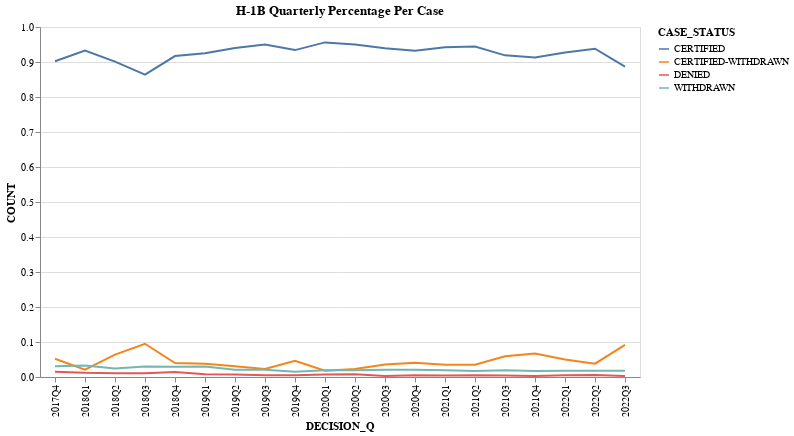

Notebook cell for this chart:
### Markdown cell above
To dig the data even more detail, let's see the data quarterly.

### Code cell
df['DECISION_Q'] = pd.PeriodIndex(df['DECISION_DATE'], freq='Q')

# count number of cases per status per quarter
quarterly_count = df.groupby([df['DECISION_Q'], 'CASE_STATUS']).agg(COUNT=('CASE_STATUS', 'count'))

# get the percentage of count per quarter
quarterly_perc = quarterly_count.groupby(level=0).apply(lambda x: x*100/x.sum()/100).round(3).astype(str)
quarterly_perc = quarterly_perc.reset_index()

# change the data type of quarter column
quarterly_perc['DECISION_Q'] = quarterly_perc['DECISION_Q'].astype(str)

# show percentage of each case status throughout each quarter in the last five years
alt.Chart(quarterly_perc, title='H-1B Quarterly Percentage Per Case').mark_line().encode(
    x='DECISION_Q:O',
    y='COUNT:Q',
    color='CASE_STATUS:N',
).properties(
    width=600,
    height=350
).interactive()

### Figure 1 — Vega-Lite specification as saved in the notebook (floating-point values rounded to 4 significant figures)
{"config": {"view": {"continuousWidth": 400, "continuousHeight": 300}}, "data": {"name": "data-6a2d4fd2f0c8e2fa2cbebbb899dd53ff"}, "mark": "line", "encoding": {"color": {"field": "CASE_STATUS", "type": "nominal"}, "x": {"field": "DECISION_Q", "type": "ordinal"}, "y": {"field": "COUNT", "type": "quantitative"}}, "height": 350, "selection": {"selector001": {"type": "interval", "bind": "scales", "encodings": ["x", "y"]}}, "title": "H-1B Quarterly Percentage Per Case", "width": 600, "$schema": "https://vega.github.io/schema/vega-lite/v4.17.0.json", "datasets": {"data-6a2d4fd2f0c8e2fa2cbebbb899dd53ff": [{"DECISION_Q": "2017Q4", "CASE_STATUS": "CERTIFIED", "COUNT": "0.902"}, {"DECISION_Q": "2017Q4", "CASE_STATUS": "CERTIFIED-WITHDRAWN", "COUNT": "0.052"}, {"DECISION_Q": "2017Q4", "CASE_STATUS": "DENIED", "COUNT": "0.015"}, {"DECISION_Q": "2017Q4", "CASE_STATUS": "WITHDRAWN", "COUNT": "0.031"}, {"DECISION_Q": "2018Q1", "CASE_STATUS": "CERTIFIED", "COUNT": "0.933"}, {"DECISION_Q": "2018Q1", "CASE_STATUS": "CERTIFIED-WITHDRAWN", "COUNT": "0.021"}, {"DECISION_Q": "2018Q1", "CASE_STATUS": "DENIED", "COUNT": "0.012"}, {"DECISION_Q": "2018Q1", "CASE_STATUS": "WITHDRAWN", "COUNT": "0.033"}, {"DECISION_Q": "2018Q2", "CASE_STATUS": "CERTIFIED", "COUNT": "0.901"}, {"DECISION_Q": "2018Q2", "CASE_STATUS": "CERTIFIED-WITHDRAWN", "COUNT": "0.064"}, {"DECISION_Q": "2018Q2", "CASE_STATUS": "DENIED", "COUNT": "0.011"}, {"DECISION_Q": "2018Q2", "CASE_STATUS": "WITHDRAWN", "COUNT": "0.024"}, {"DECISION_Q": "2018Q3", "CASE_STATUS": "CERTIFIED", "COUNT": "0.864"}, {"DECISION_Q": "2018Q3", "CASE_STATUS": "CERTIFIED-WITHDRAWN", "COUNT": "0.095"}, {"DECISION_Q": "2018Q3", "CASE_STATUS": "DENIED", "COUNT": "0.011"}, {"DECISION_Q": "2018Q3", "CASE_STATUS": "WITHDRAWN", "COUNT": "0.03"}, {"DECISION_Q": "2018Q4", "CASE_STATUS": "CERTIFIED", "COUNT": "0.917"}, {"DECISION_Q": "2018Q4", "CASE_STATUS": "CERTIFIED-WITHDRAWN", "COUNT": "0.04"}, {"DECISION_Q": "2018Q4", "CASE_STATUS": "DENIED", "COUNT": "0.014"}, {"DECISION_Q": "2018Q4", "CASE_STATUS": "WITHDRAWN", "COUNT": "0.029"}, {"DECISION_Q": "2019Q1", "CASE_STATUS": "CERTIFIED", "COUNT": "0.925"}, {"DECISION_Q": "2019Q1", "CASE_STATUS": "CERTIFIED-WITHDRAWN", "COUNT": "0.038"}, {"DECISION_Q": "2019Q1", "CASE_STATUS": "DENIED", "COUNT": "0.008"}, {"DECISION_Q": "2019Q1", "CASE_STATUS": "WITHDRAWN", "COUNT": "0.03"}, {"DECISION_Q": "2019Q2", "CASE_STATUS": "CERTIFIED", "COUNT": "0.94"}, {"DECISION_Q": "2019Q2", "CASE_STATUS": "CERTIFIED-WITHDRAWN", "COUNT": "0.031"}, {"DECISION_Q": "2019Q2", "CASE_STATUS": "DENIED", "COUNT": "0.007"}, {"DECISION_Q": "2019Q2", "CASE_STATUS": "WITHDRAWN", "COUNT": "0.021"}, {"DECISION_Q": "2019Q3", "CASE_STATUS": "CERTIFIED", "COUNT": "0.95"}, {"DECISION_Q": "2019Q3", "CASE_STATUS": "CERTIFIED-WITHDRAWN", "COUNT": "0.023"}, {"DECISION_Q": "2019Q3", "CASE_STATUS": "DENIED", "COUNT": "0.005"}, {"DECISION_Q": "2019Q3", "CASE_STATUS": "WITHDRAWN", "COUNT": "0.021"}, {"DECISION_Q": "2019Q4", "CASE_STATUS": "CERTIFIED", "COUNT": "0.934"}, {"DECISION_Q": "2019Q4", "CASE_STATUS": "CERTIFIED-WITHDRAWN", "COUNT": "0.046"}, {"DECISION_Q": "2019Q4", "CASE_STATUS": "DENIED", "COUNT": "0.005"}, {"DECISION_Q": "2019Q4", "CASE_STATUS": "WITHDRAWN", "COUNT": "0.015"}, {"DECISION_Q": "2020Q1", "CASE_STATUS": "CERTIFIED", "COUNT": "0.956"}, {"DECISION_Q": "2020Q1", "CASE_STATUS": "CERTIFIED-WITHDRAWN", "COUNT": "0.018"}, {"DECISION_Q": "2020Q1", "CASE_STATUS": "DENIED", "COUNT": "0.007"}, {"DECISION_Q": "2020Q1", "CASE_STATUS": "WITHDRAWN", "COUNT": "0.019"}, {"DECISION_Q": "2020Q2", "CASE_STATUS": "CERTIFIED", "COUNT": "0.95"}, {"DECISION_Q": "2020Q2", "CASE_STATUS": "CERTIFIED-WITHDRAWN", "COUNT": "0.023"}, {"DECISION_Q": "2020Q2", "CASE_STATUS": "DENIED", "COUNT": "0.008"}, {"DECISION_Q": "2020Q2", "CASE_STATUS": "WITHDRAWN", "COUNT": "0.019"}, {"DECISION_Q": "2020Q3", "CASE_STATUS": "CERTIFIED", "COUNT": "0.939"}, {"DECISION_Q": "2020Q3", "CASE_STATUS": "CERTIFIED-WITHDRAWN", "COUNT": "0.036"}, {"DECISION_Q": "2020Q3", "CASE_STATUS": "DENIED", "COUNT": "0.003"}, {"DECISION_Q": "2020Q3", "CASE_STATUS": "WITHDRAWN", "COUNT": "0.021"}, {"DECISION_Q": "2020Q4", "CASE_STATUS": "CERTIFIED", "COUNT": "0.932"}, {"DECISION_Q": "2020Q4", "CASE_STATUS": "CERTIFIED-WITHDRAWN", "COUNT": "0.041"}, {"DECISION_Q": "2020Q4", "CASE_STATUS": "DENIED", "COUNT": "0.005"}, {"DECISION_Q": "2020Q4", "CASE_STATUS": "WITHDRAWN", "COUNT": "0.021"}, {"DECISION_Q": "2021Q1", "CASE_STATUS": "CERTIFIED", "COUNT": "0.942"}, {"DECISION_Q": "2021Q1", "CASE_STATUS": "CERTIFIED-WITHDRAWN", "COUNT": "0.035"}, {"DECISION_Q": "2021Q1", "CASE_STATUS": "DENIED", "COUNT": "0.004"}, {"DECISION_Q": "2021Q1", "CASE_STATUS": "WITHDRAWN", "COUNT": "0.019"}, {"DECISION_Q": "2021Q2", "CASE_STATUS": "CERTIFIED", "COUNT": "0.944"}, {"DECISION_Q": "2021Q2", "CASE_STATUS": "CERTIFIED-WITHDRAWN", "COUNT": "0.035"}, {"DECISION_Q": "2021Q2", "CASE_STATUS": "DENIED", "COUNT": "0.005"}, {"DECISION_Q": "2021Q2", "CASE_STATUS": "WITHDRAWN", "COUNT": "0.017"}, {"DECISION_Q": "2021Q3", "CASE_STATUS": "CERTIFIED", "COUNT": "0.919"}, {"DECISION_Q": "2021Q3", "CASE_STATUS": "CERTIFIED-WITHDRAWN", "COUNT": "0.059"}, {"DECISION_Q": "2021Q3", "CASE_STATUS": "DENIED", "COUNT": "0.004"}, {"DECISION_Q": "2021Q3", "CASE_STATUS": "WITHDRAWN", "COUNT": "0.019"}, {"DECISION_Q": "2021Q4", "CASE_STATUS": "CERTIFIED", "COUNT": "0.913"}, {"DECISION_Q": "2021Q4", "CASE_STATUS": "CERTIFIED-WITHDRAWN", "COUNT": "0.067"}, {"DECISION_Q": "2021Q4", "CASE_STATUS": "DENIED", "COUNT": "0.003"}, {"DECISION_Q": "2021Q4", "CASE_STATUS": "WITHDRAWN", "COUNT": "0.017"}, {"DECISION_Q": "2022Q1", "CASE_STATUS": "CERTIFIED", "COUNT": "0.927"}, {"DECISION_Q": "2022Q1", "CASE_STATUS": "CERTIFIED-WITHDRAWN", "COUNT": "0.05"}, {"DECISION_Q": "2022Q1", "CASE_STATUS": "DENIED", "COUNT": "0.005"}, {"DECISION_Q": "2022Q1", "CASE_STATUS": "WITHDRAWN", "COUNT": "0.018"}, {"DECISION_Q": "2022Q2", "CASE_STATUS": "CERTIFIED", "COUNT": "0.938"}, {"DECISION_Q": "2022Q2", "CASE_STATUS": "CERTIFIED-WITHDRAWN", "COUNT": "0.038"}, {"DECISION_Q": "2022Q2", "CASE_STATUS": "DENIED", "COUNT": "0.006"}, {"DECISION_Q": "2022Q2", "CASE_STATUS": "WITHDRAWN", "COUNT": "0.018"}, {"DECISION_Q": "2022Q3", "CASE_STATUS": "CERTIFIED", "COUNT": "0.887"}, {"DECISION_Q": "2022Q3", "CASE_STATUS": "CERTIFIED-WITHDRAWN", "COUNT": "0.092"}, {"DECISION_Q": "2022Q3", "CASE_STATUS": "DENIED", "COUNT": "0.003"}, {"DECISION_Q": "2022Q3", "CASE_STATUS": "WITHDRAWN", "COUNT": "0.018"}]}}
